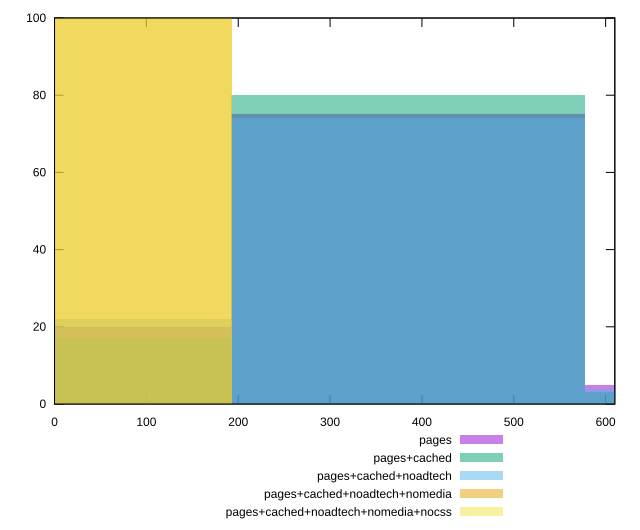

Reproduce this figure in gnuplot.
reset

$pages <<EOF
0 20
770.6873737949117 5
385.3436868974558 75
EOF

$pagesCached <<EOF
385.3436868974558 80
0 17
770.6873737949117 3
EOF

$pagesCachedNoadtech <<EOF
385.3436868974558 74
0 22
770.6873737949117 4
EOF

$pagesCachedNoadtechNomedia <<EOF
0 100
EOF

$pagesCachedNoadtechNomediaNocss <<EOF
0 100
EOF

set key outside below
set boxwidth 385.3436868974558
set xrange [0:610]
set yrange [0:100]
set trange [0:100]
set style fill transparent solid 0.5 noborder
set terminal svg size 640, 530 enhanced background rgb 'white'
set output "report_00014_2021-02-09T15:56:05.503Z/uses-webp-images/comparison/histogram/all_raw.svg"

plot $pages title "pages" with boxes, \
     $pagesCached title "pages+cached" with boxes, \
     $pagesCachedNoadtech title "pages+cached+noadtech" with boxes, \
     $pagesCachedNoadtechNomedia title "pages+cached+noadtech+nomedia" with boxes, \
     $pagesCachedNoadtechNomediaNocss title "pages+cached+noadtech+nomedia+nocss" with boxes

reset
